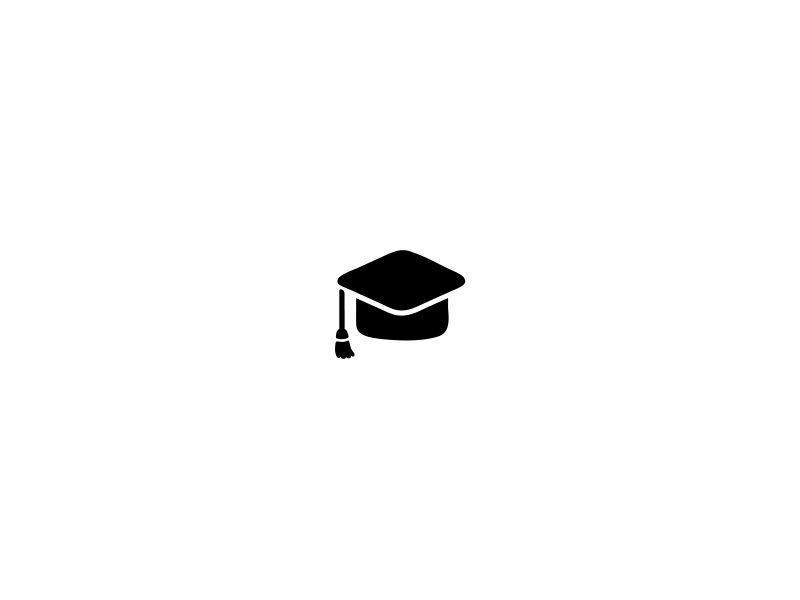

This chart was generated by the following R code:
## ---- chunk 1
#| echo: false
#| fig-align: center
library(ggplot2)
ggplot(data.frame(x = 1, y = 1), aes(x, y)) +
  annotate("text", x = 1, y = 1, label = "🎓", size = 30) +
  theme_void()
